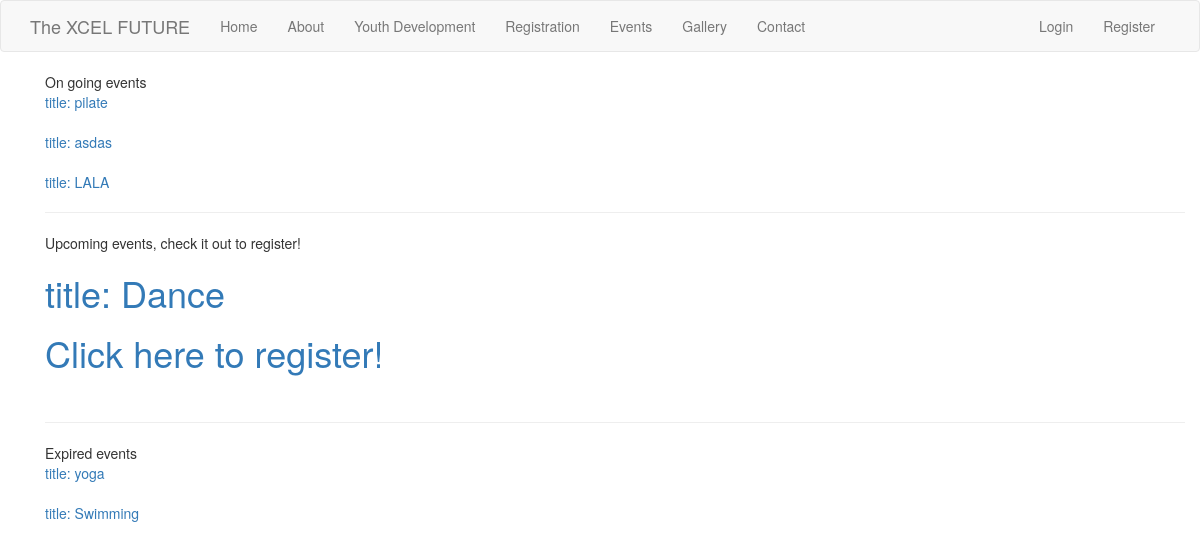
The app's page /events with its own data.
### app/models.py (models this page shows, shortened)
class Event(db.Model):
    id = db.Column(db.Integer, primary_key=True)
    start_date = db.Column(db.DateTime, index=True, default=datetime.now)
    end_date = db.Column(db.DateTime, index=True)
    location = db.Column(db.String(128))
    limit = db.Column(db.Integer)
    participants = db.Column(db.Integer, default=0)
    title = db.Column(db.String(500))
    body = db.Column(db.Text)
    event_file = db.relationship('File', secondary=event_file_table,
                  backref=db.backref('file_event', lazy='dynamic'), lazy='dynamic')
    event_image = db.relationship('Image', secondary=event_image_table,
                  backref=db.backref('image_event', lazy='dynamic'), lazy='dynamic')
    def get_upcoming_events(self):
        now = datetime.now()
        upcoming = Event.query.filter(Event.start_date > now).order_by(Event.start_date)
        return list(upcoming)
    def get_ongoing_events(self):
        now = datetime.now()
        ongoing = Event.query.filter(Event.start_date <= now, Event.end_date >= now).order_by(Event.start_date)
        return list(ongoing)
    def get_passed_events(self):
        now = datetime.now()
        passed = Event.query.filter(Event.end_date < now).order_by(Event.start_date.desc())
        return list(passed)

### app/routes.py (the view)
@app.route('/events')
def events():
    upcoming = Event().get_upcoming_events()
    passed = Event().get_passed_events()
    ongoing = Event().get_ongoing_events()
    return render_template('events.html', title='events', upcoming=upcoming, passed=passed, ongoing=ongoing)

### app/templates/events.html
{% extends "base.html" %}
{% block app_content %}
<div class="container">
    {{ 'On going events' }}
    {% for event in ongoing %}
        {% include '_passed.html' %}
    {% endfor %}
    <hr>
    {{ 'Upcoming events, check it out to register!' }}
    <br>
    {% for event in upcoming %}
        {% include '_upcoming.html' %}
    {% endfor %}
    <hr>
    {{ 'Expired events' }}
    {% for event in passed %}
    {% include '_passed.html' %}
{% endfor %}
</div>
{% endblock %}

### app/templates/_passed.html (shortened to what this page needs)
<table>
    <tr valign="top">
        <td><a href="{{ url_for('event', event=event.id) }}">title: {{ event.title }}</a></td>
    </tr>
</table>

### app/templates/_upcoming.html (shortened to what this page needs)
<h1><a href="{{ url_for('event', event=event.id) }}">title: {{ event.title }}</a></h1>
<h1><a href="{{ url_for('register_event', event=event.id) }}">Click here to register!</a></h1>

### records on screen
Event: title "pilate"
Event: title "asdas"
Event: title "LALA"
Event: title "Dance"
Event: title "yoga"
Event: title "Swimming"

### other values on screen
{{ 'Home' }} "Home"
{{ 'About' }} "About"
{{ 'Youth Development' }} "Youth Development"
{{ 'Registration' }} "Registration"
{{ 'Events' }} "Events"
{{ 'Gallery' }} "Gallery"
{{ 'Contact' }} "Contact"
{{ 'Login' }} "Login"
{{ 'Register' }} "Register"
{{ 'On going events' }} "On going events"
{{ 'Upcoming events, check it out to register!' }} "Upcoming events, check it out to register!"
{{ 'Expired events' }} "Expired events"
